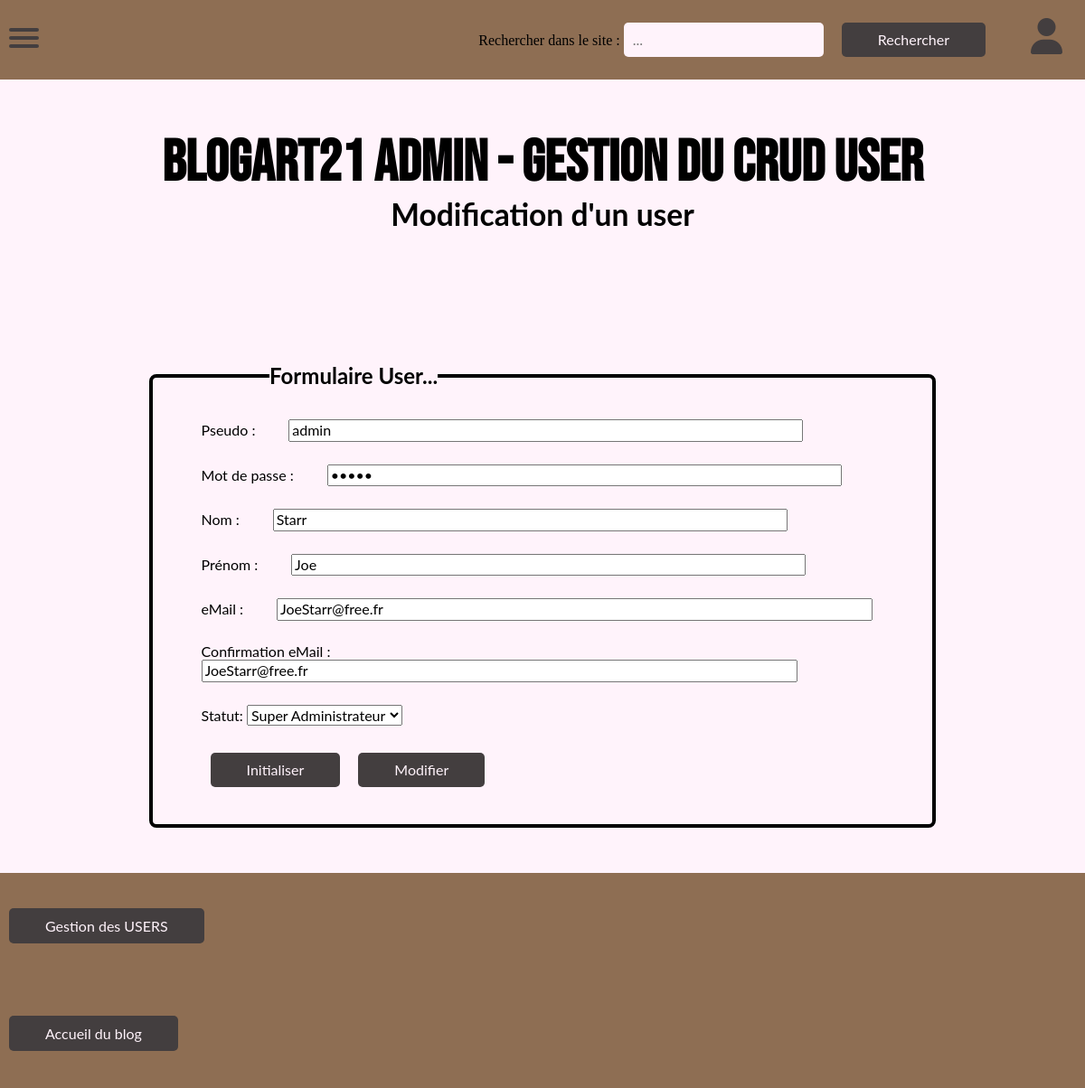
Screenshot of /back/user/updateUser.php?id=admin with the database file from the repository.
### tables this page shows
CREATE TABLE IF NOT EXISTS `user` (
  `pseudoUser` char(60) NOT NULL,
  `passUser` char(60) NOT NULL,
  `nomUser` char(60) DEFAULT NULL,
  `prenomUser` char(60) DEFAULT NULL,
  `eMailUser` char(70) NOT NULL,
  `idStat` int(5) NOT NULL,
  PRIMARY KEY (`pseudoUser`,`passUser`),
  KEY `USER_FK` (`pseudoUser`,`passUser`),
  KEY `FK_ASSOCIATION_6` (`idStat`)
);

### util/ctrlSaisies.php (called while the page is built)
<?
    function ctrlSaisies($saisie){
      $saisie = htmlspecialchars($saisie);
      $saisie = trim($saisie);
      $saisie = stripslashes($saisie);
      $saisie = htmlentities($saisie);
      return $saisie;
    }

### CLASS_CRUD/user.class.php (called while the page is built, shortened)
<?
	require_once __DIR__ . './../../CONNECT/database.php';
	class USER{
		function get_1UserByStatut($pseudoUser){
			global $db;
			$requete = 'SELECT * FROM user INNER JOIN statut ON user.idStat = statut.idStat WHERE user.pseudoUser = ?;';
			$result = $db->prepare($requete);
			$result->execute([$pseudoUser]);
			return($result->fetch());
		}
	}

### back/user/updateUser.php (the view, shortened to what this page needs)
<?php
    require_once __DIR__ . './../../util/ctrlSaisies.php';
    require_once __DIR__ . './../../CLASS_CRUD/user.class.php';
    $user = new USER;
    include __DIR__ . './initUser.php';
?>
<!DOCTYPE html>
<html lang="fr">
<head>
    <link rel="stylesheet" href="./../../front/assets/css/normalize.css">
    <link rel="stylesheet" href="./../../front/assets/css/nav.css">
    <link rel="stylesheet" href="./../css/footer.css">
    <link rel="stylesheet" href="./../css/gestionCRUD.css">
    <link rel="stylesheet" href="./../css/form.css">
</head>
<body>
<?php
include __DIR__ ."./../commons/navbar.php";
?>
<div class="wrapper">
    <div class="Titre">
        <h1>BLOGART21 Admin - Gestion du CRUD User</h1>
        <h2>Modification d'un user</h2>
    </div>
<?
    if (isset($_GET['id']) and !empty($_GET['id'])) {
        $id = ctrlSaisies(($_GET['id']));
        $query = (array)$user->get_1UserByStatut($id);
        if ($query) {
            $pseudoUser = $query['pseudoUser'];
            $passUser = $query['passUser'];
            $nomUser = $query['nomUser'];
            $prenomUser = $query['prenomUser'];
            $eMailUser1 = $query['eMailUser'];
            $eMailUser2 = $query['eMailUser'];
            $idStat = $query['idStat'];
        }
    }
?>
    <form method="post" action="<?= htmlspecialchars($_SERVER['PHP_SELF']); ?>" enctype="multipart/form-data">
<fieldset>
    <legend class="legend1">Formulaire User...</legend>
    <div class="control-group">
        <label class="control-label" for="pseudoUser"><b>Pseudo :&nbsp;&nbsp;&nbsp;&nbsp;&nbsp;&nbsp;&nbsp;&nbsp;</b></label>
        <input type="text" name="pseudoUser" id="pseudoUser" title="Vous ne pouvez pas changer votre pseudo" size="60" maxlength="60" value="<?= $pseudoUser; ?>" readonly />
    </div>
    <div class="control-group">
        <label class="control-label" for="passUser"><b>Mot de passe :&nbsp;&nbsp;&nbsp;&nbsp;&nbsp;&nbsp;&nbsp;&nbsp;</b></label>
        <input type="password" name="passUser" id="passUser" title="Vous ne pouvez pas changer de mot de passe" size="60" maxlength="60" value="<?= $passUser; ?>" readonly />
    </div>
    <div class="control-group">
        <label class="control-label" for="nomUser"><b>Nom :&nbsp;&nbsp;&nbsp;&nbsp;&nbsp;&nbsp;&nbsp;&nbsp;</b></label>
        <input type="text" name="nomUser" id="nomUser" size="60" maxlength="60" value="<?= $nomUser; ?>" autofocus="autofocus" required/>
    </div>
    <div class="control-group">
        <label class="control-label" for="prenomUser"><b>Prénom :&nbsp;&nbsp;&nbsp;&nbsp;&nbsp;&nbsp;&nbsp;&nbsp;</b></label>
        <input type="text" name="prenomUser" id="prenomUser" size="60" maxlength="60" value="<?= $prenomUser; ?>"  required/>
    </div>
    <div class="control-group">
        <label class="control-label" for="eMailUser1"><b>eMail :&nbsp;&nbsp;&nbsp;&nbsp;&nbsp;&nbsp;&nbsp;&nbsp;</b></label>
        <input type="email" name="eMailUser1" id="eMailUser1" size="70" maxlength="70" value="<?= $eMailUser1; ?>"  required/>
    </div>
    <div class="control-group">
        <label class="control-label" for="eMailUser2"><b>Confirmation eMail :&nbsp;&nbsp;&nbsp;&nbsp;&nbsp;&nbsp;&nbsp;&nbsp;</b></label>
        <input type="email" name="eMailUser2" id="eMailUser2" size="70" maxlength="70" value="<?= $eMailUser2; ?>" required/>
    </div>
    <div class="control-group">
        <label for="idStat">Statut:</label>
        <select id="idStat" name="idStat"  onchange="select()" required>
            <?php
            global $db;
            $requete = 'SELECT idStat, libStat FROM statut ;';
            $result = $db->query($requete);
            $allStatut = $result->fetchAll();
            foreach ($allStatut AS $statut)
            {
            ?>
            <option value="<?= ($statut['idStat']); ?>" <?= (isset($idStat) && $idStat == $statut['idStat'] ) ? " selected=\"selected\"" : null; ?> >
                <?= $statut['libStat']; ?>
            </option>
            <?php
            }
            ?>
        </select>
    </div>
    <div class="control-group">
        <div class="controls">
            <input class="button" type="submit" value="Initialiser" name="Submit" formnovalidate/>
            <input class="button" type="submit" value="Modifier" name="Submit" />
        </div>
    </div>
</fieldset>
</form>
</div>
<?php
require_once __DIR__ . './footerUser.php';
?>
</body>
</html>

### back/css/footer.css (style rules this page uses)
.button { color: #FFF3FB; background-color: #433E3F; padding: 10px 40px; text-align: center; border: none; border-radius: 5px; font-family: 'Lato'; text-decoration: none; margin: 5px 10px; }

### back/css/gestionCRUD.css (style rules this page uses)
.wrapper { background-color: #FFF3FB; width: 100%; display: flex; flex-direction: column; align-items: center; }
.Titre { text-align: center; margin-top: 18vh; margin-bottom: 12vh; }
.Titre h1 { font-family: 'Bebas Neue', cursive; font-size: 4em; }
.Titre h2 { font-family: 'Lato', sans-serif; Font-size: 2.1em; }
.button { color: #FFF3FB; text-decoration: none; background-color: #433E3F; padding: 10px 40px; text-align: center; border: none; border-radius: 5px; font-family: 'Lato', sans-serif; }

### back/css/form.css (style rules this page uses)
fieldset { font-family: 'Lato', sans-serif; border: 4px solid; border-radius: 8px; margin: 50px; }
.legend1 { font-family: 'Lato', sans-serif; font-weight: bold; font-size: 1.5em; margin-bottom: 1.5vh; margin-left: 14%; }
.control-group { padding-left: 3%; margin: 2%; margin-bottom: 3%; }
.controls { display: flex; justify-content: flex-start; }

### rows the page displays
user: pseudoUser "admin", nomUser "Starr", prenomUser "Joe", eMailUser1 "JoeStarr@free.fr", eMailUser2 "JoeStarr@free.fr"

### other values shown
form field idStat "Super Administrateur"
